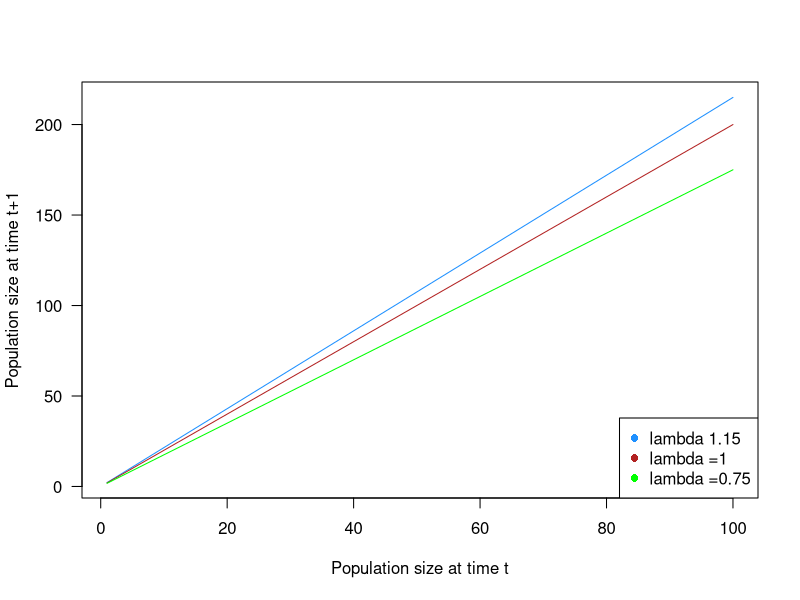
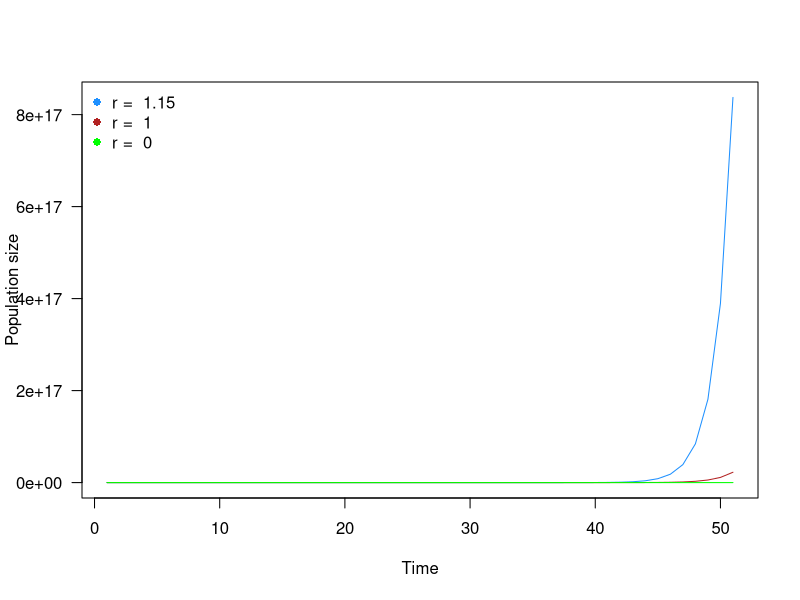
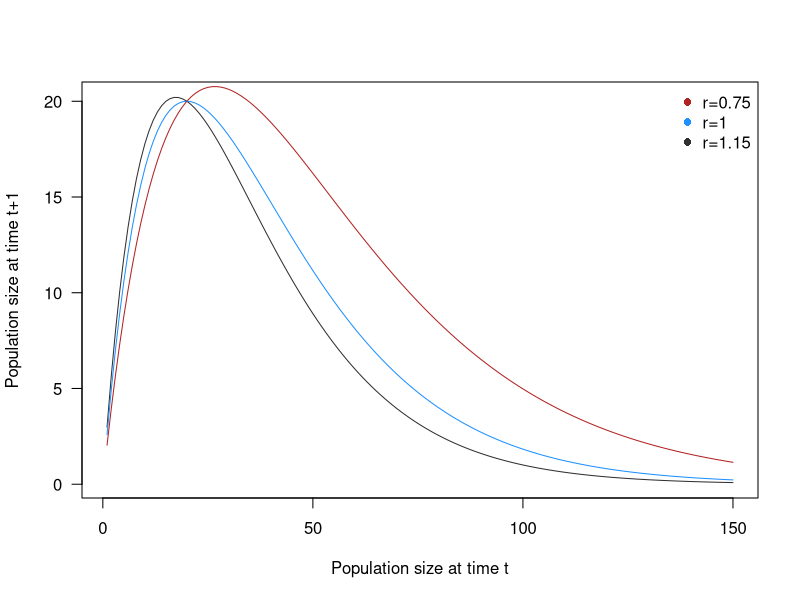
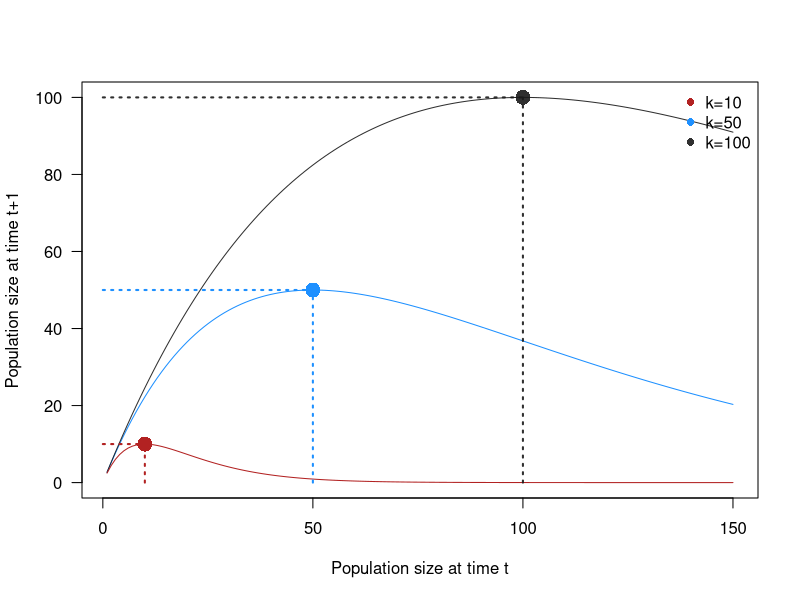
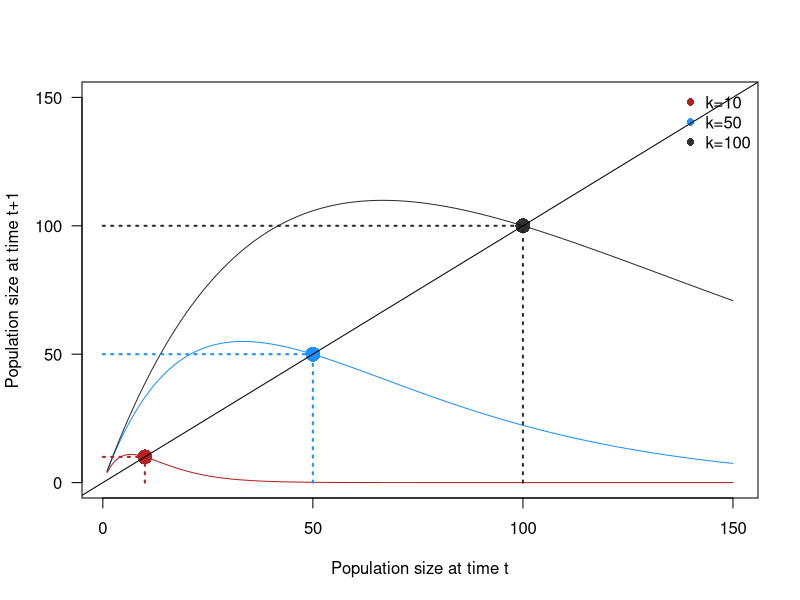
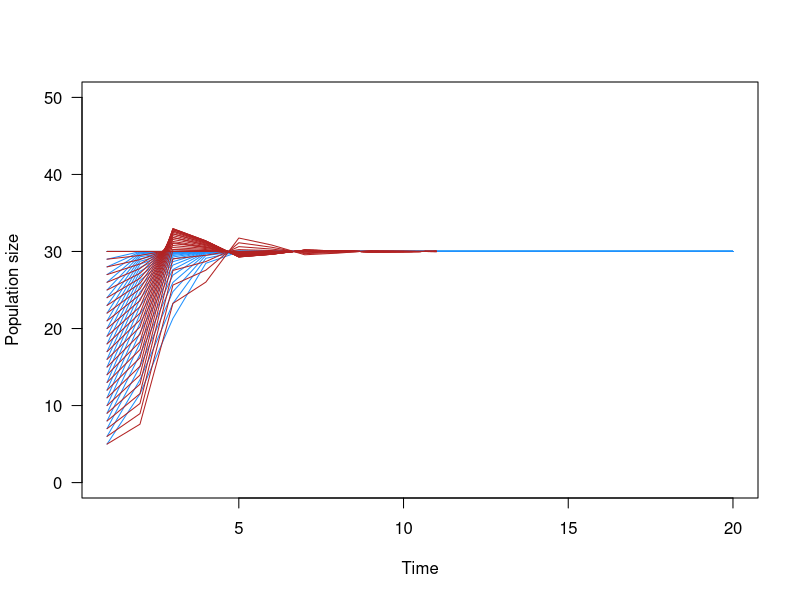
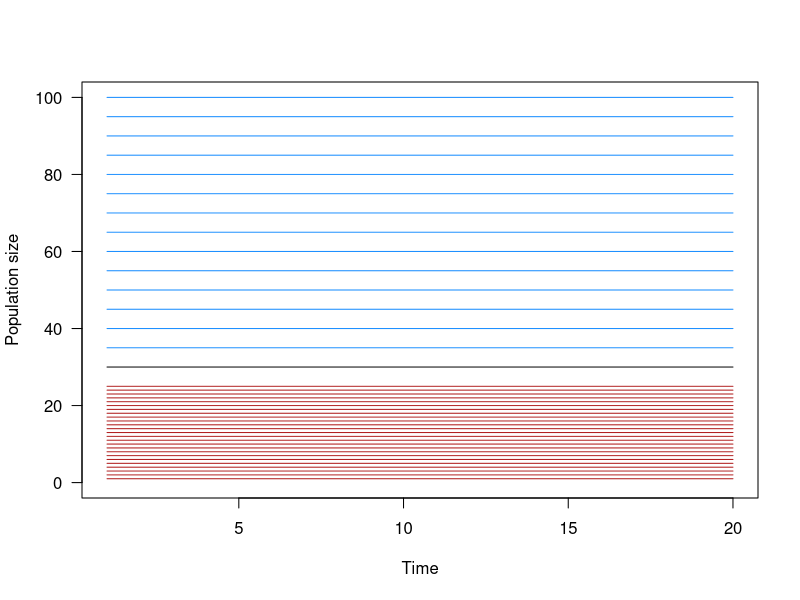
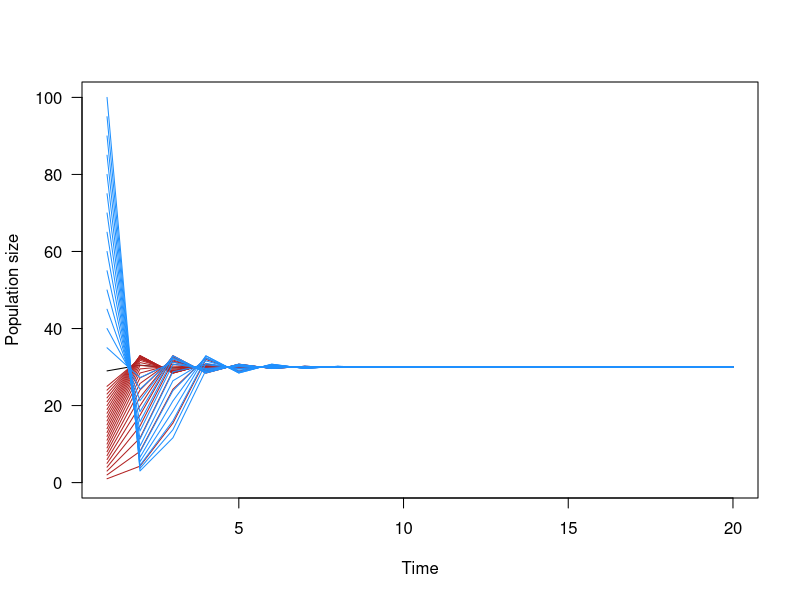

Recreate these plots in R, in order.
## ---- chunk 1

n0 <- 1:100
r <- 1


expoGrowth <- function(n, r){
  n+(n*r)  
}



#effect of growth rate
plot(n0, expoGrowth(n0, 1.15),
  type='l', las=1, 
  xlab='Population size at time t', 
  ylab='Population size at time t+1', 
  col='dodgerblue')
lines(n0, expoGrowth(n0,1),
  col='firebrick')
lines(n0, expoGrowth(n0,0.75),
  col='green')

legend('bottomright', paste(expression(lambda), c('1.15', '=1', '=0.75')),
  pch=16, col=c('dodgerblue', 'firebrick', 'green'))
 

## ---- chunk 2

expoDynamics <- function(n,r, steps=100){
  ret <- c()
  ret[1] <- n
  for(i in 1:steps){
    ret[i+1] <- expoGrowth(ret[i], r)
  }
  return(ret)
}

## ---- chunk 3

t <- 50
n0 <- 20

#effect of growth rate
plot(1:(t+1), expoDynamics(n0, 1.15, steps=t),
  type='l', las=1, 
  xlab='Time', 
  ylab='Population size', 
  col='dodgerblue')
lines(1:(t+1), expoDynamics(n0, 1, steps=t),
  col='firebrick')
lines(1:(t+1), expoDynamics(n0, 0, steps=t),
  col='green')

legend('topleft', bty='n', 
  paste('r = ', c('1.15', '1', '0')),
  pch=16, col=c('dodgerblue', 'firebrick', 'green'))


## ---- chunk 4

n0 <- 1:150
k <- 20
r <- 1


logisticGrowth <- function(n, r, k){
  n*exp(r*(1-(n / k)))
}


colz <- c(grey(0.1,0.9), 'dodgerblue', 'firebrick', 'forestgreen')
#effect of growth rate
plot(n0, logisticGrowth(n0,1.15,20),
  type='l', las=1, 
  xlab='Population size at time t', 
  ylab='Population size at time t+1', 
  col=colz[1])
lines(n0, logisticGrowth(n0,1,20),
  col=colz[2])
lines(n0, logisticGrowth(n0,0.75,20),
  col=colz[3])
legend('topright', bty='n',
  c('r=0.75', 'r=1', 'r=1.15'),
  pch=16, col=colz[c(3,2,1)])





#effect of carrying capacity
plot(n0, logisticGrowth(n0,1, 50),
  type='l', las=1, ylim=c(0,100),
  xlab='Population size at time t', 
  ylab='Population size at time t+1', 
  col=colz[2])
lines(n0, logisticGrowth(n0,1,100),
  col=colz[1])
lines(n0, logisticGrowth(n0,1,10),
  col=colz[3])
legend('topright', bty='n',
  c('k=10', 'k=50', 'k=100'),
  pch=16, col=colz[c(3,2,1)])




#Look at the peaks of the growth (where is the maximum population size here?)

plotSegs <- function(kx,ky, color){
  segments(x0=0,x1=kx, y0=ky,y1=ky, col=color, lwd=2, lty=3)
  segments(x0=kx,x1=kx, y0=0,y1=ky, col=color, lwd=2, lty=3)
  points(kx,ky, pch=16, cex=2, col=color)
}

plotSegs(10,10, color=colz[3])
plotSegs(50,50, color=colz[2])
plotSegs(100,100, color=colz[1])



# But why is this? What situations would cause this to not be the case?

plot(n0, logisticGrowth(n0,1.5, 50),
  type='l', las=1, ylim=c(0,150),
  xlab='Population size at time t', 
  ylab='Population size at time t+1', 
  col=colz[2])
lines(n0, logisticGrowth(n0,1.5,100),
  col=colz[1])
lines(n0, logisticGrowth(n0,1.5,10),
  col=colz[3])
legend('topright', bty='n',
  c('k=10', 'k=50', 'k=100'),
  pch=16, col=colz[c(3,2,1)])



#Look at the peaks of the growth (where is the maximum population size here?)
plotSegs(10,10, color=colz[3])
plotSegs(50,50, color=colz[2])
plotSegs(100,100, color=colz[1])



# this line intersects points where population change from t to t+1 is 0. These are equilibria.
abline(a=0,b=1)

## ---- chunk 5

logisticDynamics <- function(n,r,k, steps=100){
  ret <- c()
  ret[1] <- n
  if(length(r) == 1){
    r <- rep(r, steps)
  }
  for(i in 1:(steps-1)){
    ret[i+1] <- logisticGrowth(ret[i], r[i], k)
  }
  return(ret)
}




## ---- chunk 6

stps <- 20

plot(1:stps,
 logisticDynamics(n=30, r=1, k=30, steps=stps),
  type='l', las=1, ylim=c(0,50),
  xlab='Time', 
  ylab='Population size', 
  col=1)

#sapply(seq(1,25,by=1), function(x){
# lines(logisticDynamics(n=x, r=1, k=30, steps=stps), col='firebrick')
#})


sapply(seq(5,30,by=1), function(x){
 lines(logisticDynamics(n=x, r=1, k=30, steps=stps), col='dodgerblue')
})

sapply(seq(5,30,by=1), function(x){
 lines(logisticDynamics(n=x, r=rep(c(0.5,1.5),5), k=30, steps=stps), col='firebrick')
})



## ---- chunk 7

stps <- 20

plot(1:stps,
 logisticDynamics(n=30, r=0, k=30, steps=stps),
  type='l', las=1,ylim=c(0,100),
  xlab='Time', 
  ylab='Population size', 
  col=1)

sapply(seq(1,25,by=1), function(x){
 lines(logisticDynamics(n=x, r=0, k=30, steps=stps), col='firebrick')
})

sapply(seq(35,100,by=5), function(x){
 lines(logisticDynamics(n=x, r=0, k=30, steps=stps), col='dodgerblue')
})

## ---- chunk 8

stps <- 20

plot(1:stps,
 logisticDynamics(n=29, r=1.5, k=30, steps=stps),
  type='l', las=1,ylim=c(0,100),
  xlab='Time', 
  ylab='Population size', 
  col=1)

sapply(seq(1,25,by=1), function(x){
 lines(logisticDynamics(n=x, r=1.5, k=30, steps=stps), col='firebrick')
})

sapply(seq(35,100,by=5), function(x){
 lines(logisticDynamics(n=x, r=1.5, k=30, steps=stps), col='dodgerblue')
})


## ---- chunk 9

stps <- 50

plot(1:stps,
 logisticDynamics(n=30, r=2, k=30, steps=stps),
  type='l', las=1,ylim=c(0,100),
  xlab='Time', 
  ylab='Population size', 
  col=1)

plot(1:stps,
 logisticDynamics(n=29, r=2, k=30, steps=stps),
  type='l', las=1,ylim=c(0,100),
  xlab='Time', 
  ylab='Population size', 
  col=1)


## ---- chunk 10

stps <- 20

plot(1:stps,
 logisticDynamics(n=20, r=3.2, k=30, steps=stps),
  type='l', las=1,ylim=c(0,100),
  xlab='Time', 
  ylab='Population size', 
  col=1)


sapply(seq(1,100,by=5), function(x){
 lines(logisticDynamics(n=x, r=3.2, k=30, steps=stps), col='firebrick')
})

## ---- chunk 11

stps <- 100

plot(1:stps,
 logisticDynamics(n=30, r=4.75, k=30, steps=stps),
  type='l', las=1,ylim=c(0,150),
  xlab='Time', 
  ylab='Population size', 
  col=1)


plot(1:stps,
 logisticDynamics(n=29, r=4.75, k=30, steps=stps),
  type='l', las=1,ylim=c(0,150),
  xlab='Time', 
  ylab='Population size', 
  col=1)

## ---- chunk 12

projMatrix <- matrix(
  c(
    0.2,     1,    0.25,
    0.3,     0,    0,
    0,       0.3,  0.6
  )
  ,nrow=3,ncol=3,byrow=T
)


abund0 <- matrix(c(20,20,20), ncol=1)

## ---- chunk 13

abund1 <- projMatrix  %*% abund0 


## ---- chunk 14

projMatrix %*% abund1


## ---- chunk 15

getStageDynamics <- function(projMatrix, abund, steps=100){
  ret <- matrix(0, ncol=3, nrow=steps+1)
  ret[1,] <- abund
  for(i in 1:steps){
    ret[i+1, ] <- projMatrix %*% matrix(ret[i,],ncol=1) 
  }
  return(ret)
}

## ---- chunk 16

stageDynamics <- getStageDynamics(projMatrix, abund0, steps=50)


plot(stageDynamics[,1], type='l', lwd=2,
  col=colz[1],
  ylab='Abundance', xlab='Time')
lines(stageDynamics[,2], lwd=2, col=colz[2])
lines(stageDynamics[,3], lwd=2, col=colz[3])
legend('topright', pch=16, col=colz[1:3],
  c('Young', 'Middle', 'Old'), bty='n')

## ---- chunk 17





